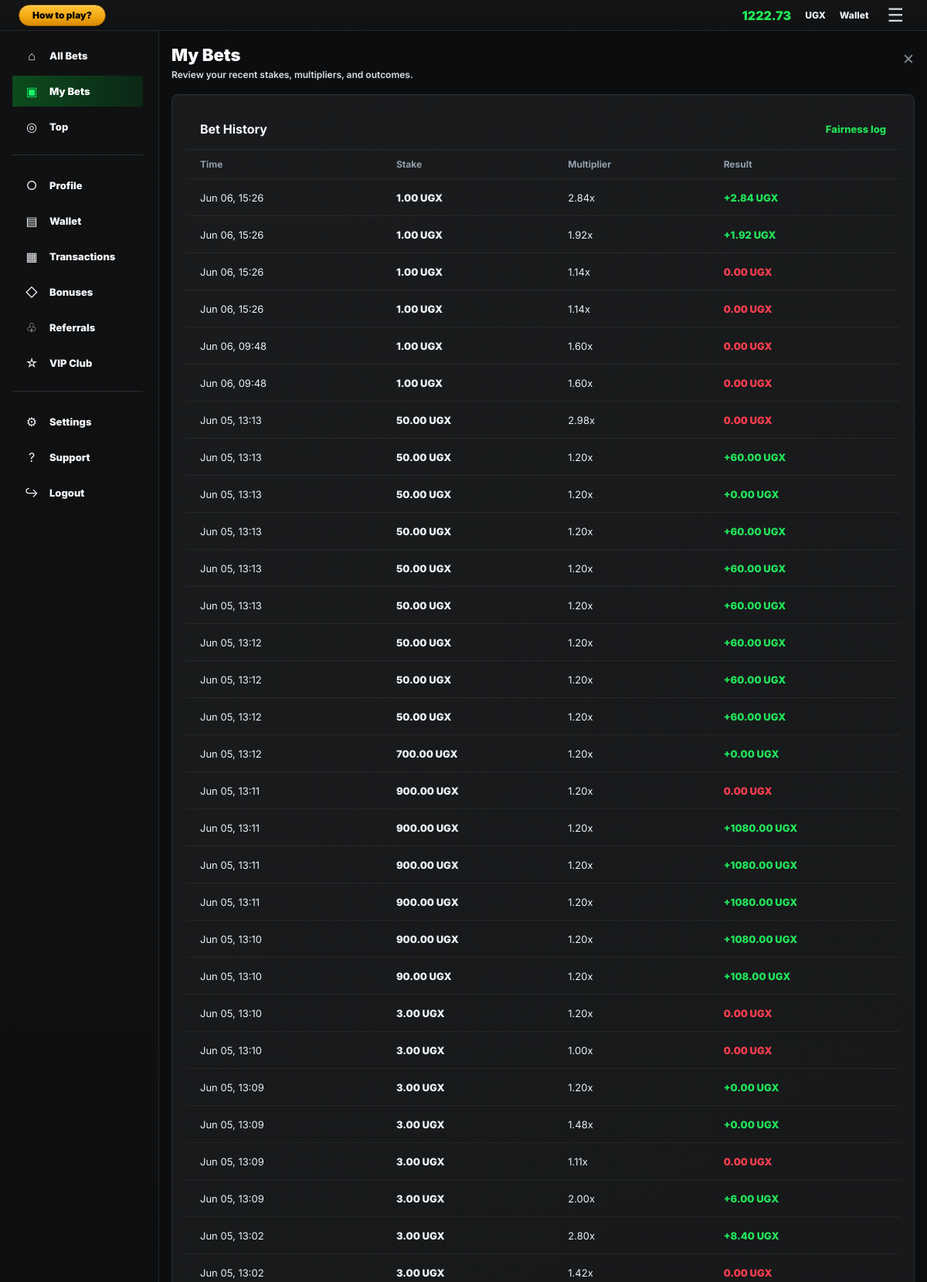
Screenshot of /bet-history/ (signed in, upper part) with the database file from the repository.
### core/models.py (models this page shows, shortened)
class Profile(models.Model):
    KYC_STATUS_CHOICES = [
        ('none', 'Not Started'),
        ('tier_1', 'Tier 1 - Phone Verified'),
        ('tier_2', 'Tier 2 - Basic KYC'),
        ('tier_3', 'Tier 3 - Full KYC'),
        ('rejected', 'Rejected'),
    ]
    user = models.OneToOneField(User, on_delete=models.CASCADE)
    balance = models.DecimalField(max_digits=12, decimal_places=2, default=1000)
    currency = models.CharField(max_length=3, default='UGX')
    phone_number = models.CharField(max_length=20, blank=True)
    kyc_status = models.CharField(max_length=12, choices=KYC_STATUS_CHOICES, default='none')
    daily_deposit_limit = models.DecimalField(max_digits=12, decimal_places=2, default=500000)
    daily_loss_limit = models.DecimalField(max_digits=12, decimal_places=2, default=200000)
    self_excluded_until = models.DateTimeField(null=True, blank=True)
    created_at = models.DateTimeField(auto_now_add=True)

class GameSession(models.Model):
    user = models.ForeignKey(User, on_delete=models.CASCADE)
    round = models.ForeignKey(GameRound, on_delete=models.SET_NULL, null=True, blank=True, related_name='bets')
    stake = models.DecimalField(max_digits=8, decimal_places=2)
    crash_point = models.DecimalField(max_digits=8, decimal_places=2)
    cashed_out_at = models.DecimalField(max_digits=8, decimal_places=2, null=True, blank=True)
    won_amount = models.DecimalField(max_digits=10, decimal_places=2, default=0)
    created_at = models.DateTimeField(default=timezone.now)
    @property
    def is_winner(self):
        return self.cashed_out_at is not None and self.cashed_out_at < self.crash_point

### core/views.py (the view)
# urls.py: path('bet-history/', views.bet_history, name='bet_history'),
@login_required
def bet_history(request):
    profile = get_object_or_404(Profile, user=request.user)
    sessions = GameSession.objects.filter(user=request.user).select_related('round').order_by('-created_at')[:100]
    return render(request, 'core/bet_history.html', {
        'profile': profile,
        'sessions': sessions,
    })

### core/templates/core/bet_history.html (shortened to what this page needs)
{% extends 'core/base.html' %}
{% block content %}
<section class="account-page account-list-page">
    {% include 'core/partials/account_sidebar.html' %}
    <div class="account-workspace">
        {% include 'core/partials/account_topbar.html' %}
        <main class="account-main account-main-wide">
            <section class="account-content">
                <div class="account-title-row">
                    <div>
                        <h1>My Bets</h1>
                        <p>Review your recent stakes, multipliers, and outcomes.</p>
                    </div>
                    <a class="account-close-link" href="{% url 'play' %}">×</a>
                </div>
                <section class="account-card account-table-card">
                    <div class="section-heading">
                        <h2>Bet History</h2>
                        <a href="{% url 'provably_fair' %}">Fairness log</a>
                    </div>
                    <div class="account-table">
                        <div class="account-table-head">
                            <span>Time</span>
                            <span>Stake</span>
                            <span>Multiplier</span>
                            <span>Result</span>
                        </div>
                        {% for session in sessions %}
                            <article class="account-table-row">
                                <span>{{ session.created_at|date:'M d, H:i' }}</span>
                                <strong>{{ session.stake|floatformat:2 }} {{ profile.currency }}</strong>
                                <span>{{ session.cashed_out_at|default:session.crash_point|floatformat:2 }}x</span>
                                <em class="{% if session.is_winner %}positive{% else %}negative{% endif %}">
                                    {% if session.is_winner %}+{% endif %}{{ session.won_amount|floatformat:2 }} {{ profile.currency }}
                                </em>
                            </article>
                        {% empty %}
                            <div class="account-empty-state">No bets yet. Your completed rounds will appear here.</div>
                        {% endfor %}
                    </div>
                </section>
            </section>
        </main>
    </div>
</section>
{% endblock %}

### core/templates/core/partials/account_topbar.html
<header class="account-topbar">
    <a class="help-chip" href="{% url 'how_to_play' %}">How to play?</a>
    <div>
        <strong>{{ profile.balance|floatformat:2 }}</strong>
        <span>{{ profile.currency }}</span>
        <a href="{% url 'wallet' %}">Wallet</a>
        <button type="button" aria-label="Menu">☰</button>
    </div>
</header>

### rows the page displays
Profile: balance "1222.73", currency "UGX"
GameSession: created_at "Jun 06, 15:26", stake "1.00", cashed_out_at "2.84", won_amount "2.84"
GameSession: created_at "Jun 06, 15:26", stake "1.00", cashed_out_at "1.92", won_amount "1.92"
GameSession: created_at "Jun 06, 15:26", stake "1.00", cashed_out_at "1.14", won_amount "0.00"
GameSession: created_at "Jun 06, 15:26", stake "1.00", cashed_out_at "1.14", won_amount "0.00"
GameSession: created_at "Jun 06, 09:48", stake "1.00", cashed_out_at "1.60", won_amount "0.00"
GameSession: created_at "Jun 06, 09:48", stake "1.00", cashed_out_at "1.60", won_amount "0.00"
GameSession: created_at "Jun 05, 13:13", stake "50.00", cashed_out_at "2.98", won_amount "0.00"
GameSession: created_at "Jun 05, 13:13", stake "50.00", cashed_out_at "1.20", won_amount "60.00"
GameSession: created_at "Jun 05, 13:13", stake "50.00", cashed_out_at "1.20", won_amount "0.00"
GameSession: created_at "Jun 05, 13:13", stake "50.00", cashed_out_at "1.20", won_amount "60.00"
GameSession: created_at "Jun 05, 13:13", stake "50.00", cashed_out_at "1.20", won_amount "60.00"
GameSession: created_at "Jun 05, 13:13", stake "50.00", cashed_out_at "1.20", won_amount "60.00"
GameSession: created_at "Jun 05, 13:12", stake "50.00", cashed_out_at "1.20", won_amount "60.00"
GameSession: created_at "Jun 05, 13:12", stake "50.00", cashed_out_at "1.20", won_amount "60.00"
GameSession: created_at "Jun 05, 13:12", stake "50.00", cashed_out_at "1.20", won_amount "60.00"
GameSession: created_at "Jun 05, 13:12", stake "700.00", cashed_out_at "1.20", won_amount "0.00"
GameSession: created_at "Jun 05, 13:11", stake "900.00", cashed_out_at "1.20", won_amount "0.00"
GameSession: created_at "Jun 05, 13:11", stake "900.00", cashed_out_at "1.20", won_amount "1080.00"
GameSession: created_at "Jun 05, 13:11", stake "900.00", cashed_out_at "1.20", won_amount "1080.00"
GameSession: created_at "Jun 05, 13:11", stake "900.00", cashed_out_at "1.20", won_amount "1080.00"
GameSession: created_at "Jun 05, 13:10", stake "900.00", cashed_out_at "1.20", won_amount "1080.00"
GameSession: created_at "Jun 05, 13:10", stake "90.00", cashed_out_at "1.20", won_amount "108.00"
GameSession: created_at "Jun 05, 13:10", stake "3.00", cashed_out_at "1.20", won_amount "0.00"
GameSession: created_at "Jun 05, 13:10", stake "3.00", cashed_out_at "1.00", won_amount "0.00"
GameSession: created_at "Jun 05, 13:09", stake "3.00", cashed_out_at "1.20", won_amount "0.00"
GameSession: created_at "Jun 05, 13:09", stake "3.00", cashed_out_at "1.48", won_amount "0.00"
GameSession: created_at "Jun 05, 13:09", stake "3.00", cashed_out_at "1.11", won_amount "0.00"
GameSession: created_at "Jun 05, 13:09", stake "3.00", cashed_out_at "2.00", won_amount "6.00"
GameSession: created_at "Jun 05, 13:02", stake "3.00", cashed_out_at "2.80", won_amount "8.40"
GameSession: created_at "Jun 05, 13:02", stake "3.00", cashed_out_at "1.42", won_amount "0.00"
